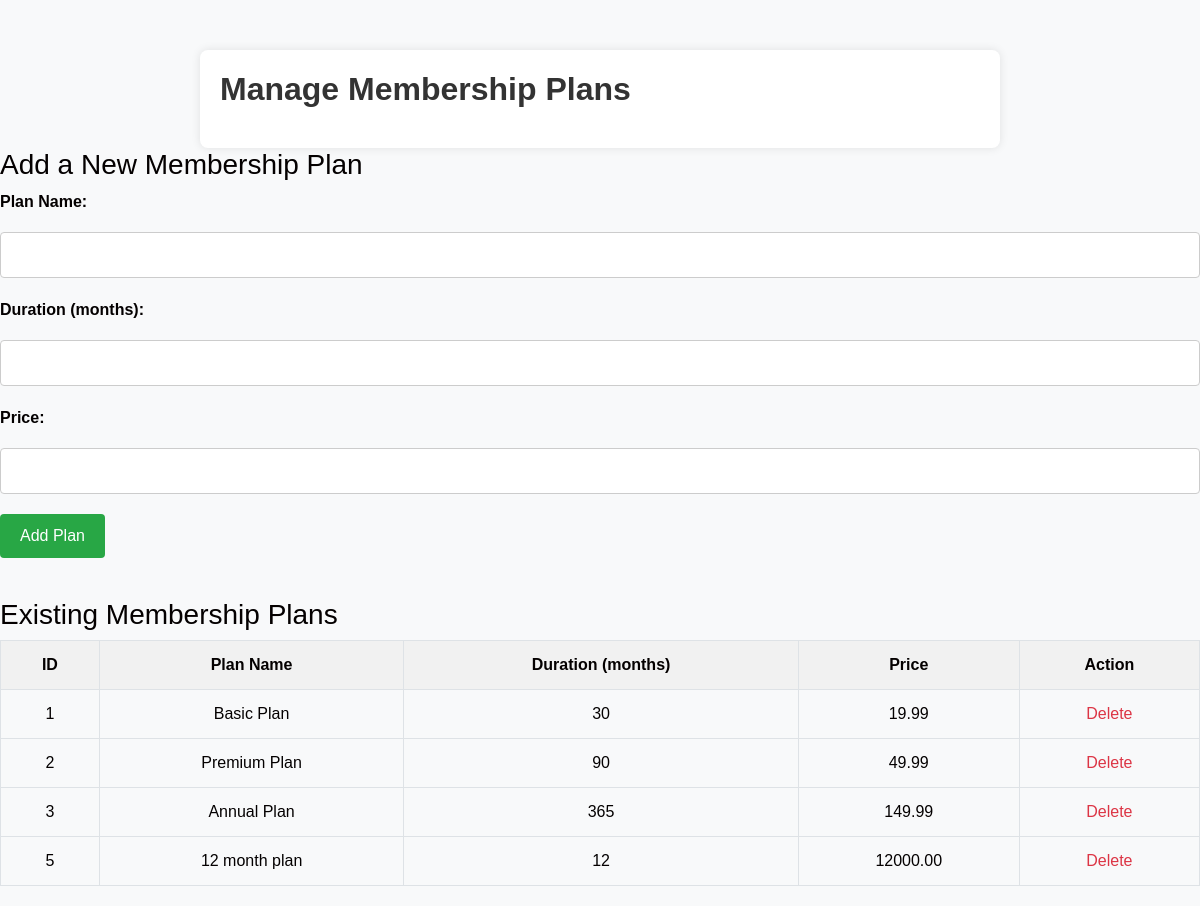
The app's page /GYM-2/admin/admin_manage_memberships.php (signed in) with its own data.
### tables this page shows
CREATE TABLE `memberships` (
  `id` int(11) NOT NULL,
  `plan_name` varchar(100) NOT NULL,
  `duration` int(11) NOT NULL,
  `price` decimal(10,2) NOT NULL,
  `created_at` timestamp NOT NULL DEFAULT current_timestamp()
);

### GYM-2/admin/admin_manage_memberships.php (the view, shortened to what this page needs)
<?php
include("../db.php");
$query = "SELECT * FROM memberships";
$result = mysqli_query($conn, $query);
?>
<!DOCTYPE html>
<html lang="en">
<head>
    <link rel="stylesheet" href="../css/bootstrap.css">
    <link rel="stylesheet" href="../css/style.css">
</head>
<body>
    <div class="container">
        <h2>Manage Membership Plans</h2>
    </div>
        <h3>Add a New Membership Plan</h3>
        <form method="POST" action="admin_manage_memberships.php">
            <label for="plan_name">Plan Name:</label>
            <input type="text" name="plan_name" required>
            <label for="duration">Duration (months):</label>
            <input type="number" name="duration" required>
            <label for="price">Price:</label>
            <input type="text" name="price" required>
            <input type="submit" name="add_plan" value="Add Plan">
        </form>
        <h3>Existing Membership Plans</h3>
        <table>
            <thead>
                <tr>
                    <th>ID</th>
                    <th>Plan Name</th>
                    <th>Duration (months)</th>
                    <th>Price</th>
                    <th>Action</th>
                </tr>
            </thead>
            <tbody>
                <?php while ($row = mysqli_fetch_assoc($result)) { ?>
                    <tr>
                        <td><?php echo $row['id']; ?></td>
                        <td><?php echo $row['plan_name']; ?></td>
                        <td><?php echo $row['duration']; ?></td>
                        <td><?php echo $row['price']; ?></td>
                        <td>
                            <a class="delete-link" href="admin_manage_memberships.php?delete_id=<?php echo $row['id']; ?>" onclick="return confirm('Are you sure you want to delete this plan?');">Delete</a>
                        </td>
                    </tr>
                <?php } ?>
            </tbody>
        </table>
</body>
</html>

### GYM-2/css/style.css (style rules this page uses)
body { font-family: "Poppins", sans-serif; color: #040000; background-color: #ffffff; }
a, a:hover, a:focus { text-decoration: none; }

### GYM-2/admin/admin_manage_memberships.php (style rules this page uses)
body { background-color: #f8f9fa; font-family: 'Poppins', sans-serif; }
.container { margin-top: 50px; max-width: 800px; background-color: #ffffff; padding: 20px; border-radius: 8px; box-shadow: 0 0 10px rgba(0, 0, 0, 0.1); }
h2 { color: #333333; margin-bottom: 20px; font-weight: 700; }
form { margin-bottom: 40px; }
label { font-weight: 600; }
input[type="text"], input[type="number"] { width: 100%; padding: 10px; margin: 10px 0 20px; border: 1px solid #ccc; border-radius: 4px; }
input[type="submit"] { background-color: #28a745; color: #ffffff; padding: 10px 20px; border: none; border-radius: 4px; cursor: pointer; }
table { width: 100%; border-collapse: collapse; margin-bottom: 20px; }
table, th, td { border: 1px solid #dee2e6; }
th, td { padding: 12px; text-align: center; }
th { background-color: #f1f1f1; font-weight: 600; }
a.delete-link { color: #dc3545; text-decoration: none; }

### records on screen
memberships: id "1", plan_name "Basic Plan", duration "30", price "19.99"
memberships: id "2", plan_name "Premium Plan", duration "90", price "49.99"
memberships: id "3", plan_name "Annual Plan", duration "365", price "149.99"
memberships: id "5", plan_name "12 month plan", duration "12", price "12000.00"
